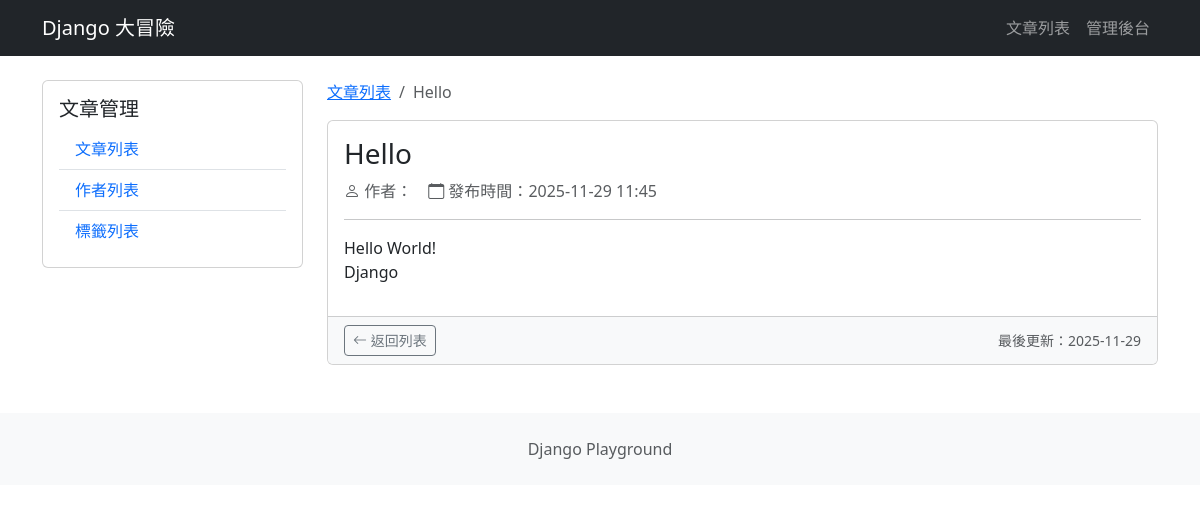
/blog/articles/1/, run on an earlier commit of the app's database.
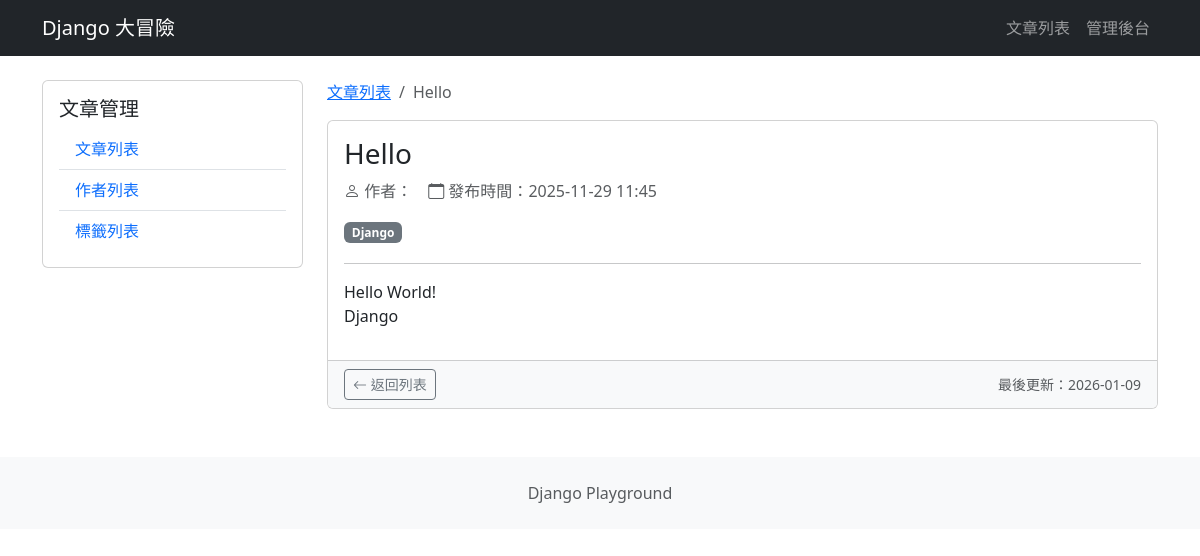
And on a later commit of the database.
### blog/models.py (models this page shows, shortened)
class Article(models.Model):
    title = models.CharField(max_length=200)
    content = models.TextField()
    created_at = models.DateTimeField(auto_now_add=True)
    updated_at = models.DateTimeField(auto_now=True)
    is_published = models.BooleanField(default=False)
    author = models.ForeignKey(  # ForeignKey外鍵會關聯到Author這張表
        Author,
        on_delete=models.CASCADE,  # 假設作者這筆資料被刪掉,文章就一起被刪掉
        related_name="articles",  # 反向的名字如何查詢,不寫也可以,Django 會自動命名為Default article
        null=True,
        blank=True,
    )
    tags = models.ManyToManyField(  # 多對多的關聯
        Tag,
        related_name="articles",  # 反向的名字如何查詢
        blank=True,
    )

class Tag(models.Model):
    name = models.CharField(max_length=50, unique=True)

### blog/views.py (the view)
# urls.py: path("articles/<int:article_id>/", views.article_detail, name="article_detail"),
def article_detail(request, article_id):
    article = get_object_or_404(Article, id=article_id)
    return render(request, "blog/article_detail.html", {"article": article})

### blog/templates/blog/article_detail.html (shortened to what this page needs)
{% extends "blog/base.html" %}
{% block blog_content %}
    <nav aria-label="breadcrumb" class="d-none d-md-block">
        <ol class="breadcrumb">
            <li class="breadcrumb-item">
                <a href="{% url 'blog:article_list' %}">文章列表</a>
            </li>
            <li class="breadcrumb-item active">
                {{ article.title }}
            </li>
        </ol>
    </nav>
    <article class="card">
        <div class="card-body">
            <h1 class="card-title fs-3 fs-md-2 fs-lg-1">
                {{ article.title }}
            </h1>
            <div class="d-flex flex-column flex-md-row align-items-md-center mb-3 text-muted">
                <span class="me-md-3 mb-2 mb-md-0">
                    <i class="bi bi-person"></i>
                    作者：{{ article.author.name }}
                </span>
                <span>
                    <i class="bi bi-calendar"></i>
                    發布時間：{{ article.created_at|date:"Y-m-d H:i" }}
                </span>
            </div>
            {% if article.tags.exists %}
                <div class="mb-3">
                    {% for tag in article.tags.all %}
                        <span class="badge bg-secondary me-1 mb-1">{{ tag.name }}</span>
                    {% endfor %}
                </div>
            {% endif %}
            <hr />
            <div class="article-content fs-6 fs-md-5">
                {{ article.content|linebreaks }}
            </div>
        </div>
        <div class="card-footer bg-light">
            <div class="d-flex justify-content-between align-items-center">
                <a href="{% url 'blog:article_list' %}"
                   class="btn btn-outline-secondary btn-sm">
                    <span class="d-none d-sm-inline">
                        <i class="bi bi-arrow-left"></i> 返回列表
                    </span>
                </a>
                <small class="text-muted d-none d-md-inline">
                    最後更新：{{ article.updated_at|date:"Y-m-d" }}
                </small>
            </div>
        </div>
    </article>
{% endblock blog_content %}

What changed in the data, as far as the page shows it:
changed Article "Hello": updated_at "2025-11-29" → "2026-01-09"
now on this page (row unchanged): Tag: name "Django"
